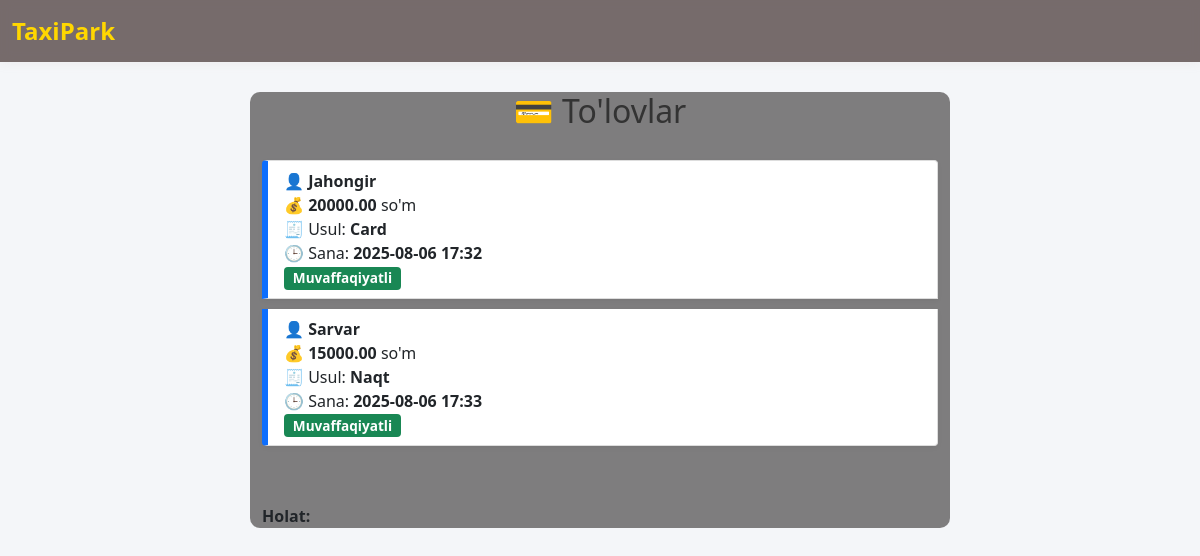
/payment/, run on the app's committed database.
### taxipark/models.py (models this page shows, shortened)
class Payments(models.Model):
    user = models.ForeignKey(Users, on_delete=models.CASCADE, related_name='payments')
    amount = models.DecimalField(max_digits=10, decimal_places=2)
    payment_date = models.DateTimeField(auto_now_add=True)
    payment_method = models.CharField(max_length=50)
    is_successful = models.BooleanField(default=True)

class Users(models.Model):
    full_name = models.CharField(max_length=100)
    phone_number = models.CharField(max_length=13)
    email = models.EmailField(max_length=100, unique=True)
    is_admin = models.BooleanField(default=False)
    is_driver = models.BooleanField(default=False)
    is_customer = models.BooleanField(default=False)
    is_active = models.BooleanField(default=True)

### taxipark/views.py (the view)
# urls.py: path('payment/', PaymentListView.as_view(), name='payment-list'),
class PaymentListView(ListView):
    model = Payments
    template_name = 'payment_list.html'
    context_object_name = 'payments'
    def get_queryset(self):
        return super().get_queryset().select_related('user').all()

### templates/payment_list.html (shortened to what this page needs)
<!DOCTYPE html>
<html lang="en">
<head>
  <link
    href="https://cdn.jsdelivr.net/npm/bootstrap@5.0.2/dist/css/bootstrap.min.css"
    rel="stylesheet"
  />
</head>
<body>
  <nav class="navbar navbar-expand-lg navbar-light bg-light">
    <div class="container-fluid">
      <a class="navbar-brand" href="#">TaxiPark</a>
    </div>
  </nav>
  <div class="container">
    <h2>💳 To'lovlar</h2>
    <ul class="list-group mb-5">
      {% for payment in payments %}
      <li class="list-group-item">
        👤 <strong>{{ payment.user.full_name }}</strong> <br>
        💰 <strong>{{ payment.amount }}</strong> so'm <br>
        🧾 Usul: <strong>{{ payment.payment_method }}</strong> <br>
        🕒 Sana: <strong>{{ payment.payment_date|date:"Y-m-d H:i" }}</strong> <br>
        {% if payment.is_successful %}
          <span class="badge bg-success">Muvaffaqiyatli</span>
        {% else %}
          <span class="badge bg-danger">Xatolik</span>
        {% endif %}
      </li>
      {% empty %}
      <li class="list-group-item">To'lovlar mavjud emas.</li>
      {% endfor %}
    </ul>
    <p><strong>Holat:</strong>
    </p>
  </div>
</body>
</html>

### templates/payment_list.html (style rules this page uses)
body { background-image: url('https://avatars.mds.yandex.net/get-altay/228191/2a0000018717d1bfd6d329193dbee8daada7/L_height'); background-size: cover; min-height: 100vh; background-position: center; background-attachment: fixed; background-color: #f4f6f9; font-family: 'Segoe UI', Tahoma, Geneva, Verdana, sans-serif; }
h2 { text-align: center; margin: 30px 0; color: #333; }
.list-group-item { background-color: #fff; margin-bottom: 10px; border: 1px solid #ddd; border-left: 6px solid #0d6efd; box-shadow: 0 2px 5px rgba(0,0,0,0.05); transition: 0.3s ease; }
.badge { font-size: 0.85rem; }
nav.navbar { background: rgba(96, 83, 83, 0.85) !important; backdrop-filter: blur(6px); box-shadow: 0 2px 10px rgba(190, 165, 165, 0.1); }
.navbar-brand { color: #FFD700 !important; font-weight: bold; font-size: 1.5rem; }
.container { background: rgba(63, 61, 61, 0.65); border-radius: 10px; max-width: 700px; }

### data on the page
Payments: user.full_name "Jahongir", amount "20000.00", payment_method "Card", payment_date "2025-08-06 17:32", is_successful "Muvaffaqiyatli"
Payments: user.full_name "Sarvar", amount "15000.00", payment_method "Naqt", payment_date "2025-08-06 17:33", is_successful "Muvaffaqiyatli"
